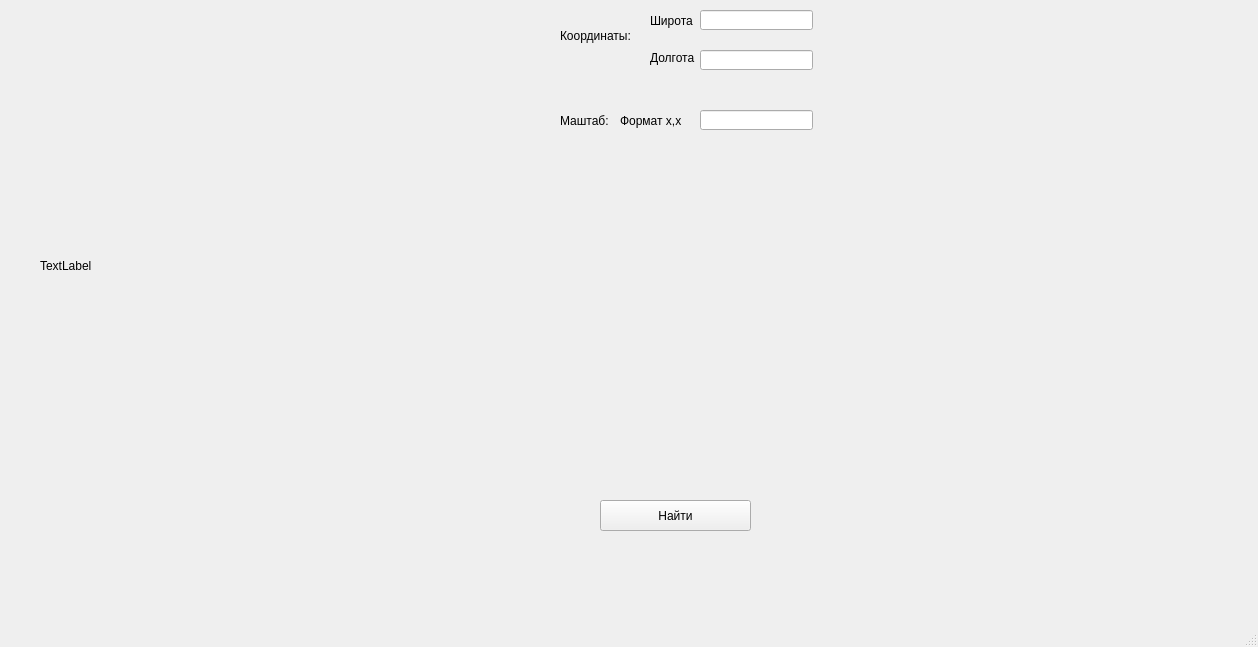
<?xml version="1.0" encoding="UTF-8"?>
<ui version="4.0">
 <class>MainWindow</class>
 <widget class="QMainWindow" name="MainWindow">
  <property name="geometry">
   <rect>
    <x>0</x>
    <y>0</y>
    <width>1258</width>
    <height>647</height>
   </rect>
  </property>
  <property name="windowTitle">
   <string>big map</string>
  </property>
  <widget class="QWidget" name="centralwidget">
   <widget class="QLabel" name="label">
    <property name="geometry">
     <rect>
      <x>560</x>
      <y>20</y>
      <width>71</width>
      <height>31</height>
     </rect>
    </property>
    <property name="text">
     <string>Координаты:</string>
    </property>
   </widget>
   <widget class="QLineEdit" name="coord_x">
    <property name="geometry">
     <rect>
      <x>700</x>
      <y>10</y>
      <width>113</width>
      <height>20</height>
     </rect>
    </property>
   </widget>
   <widget class="QLineEdit" name="coord_y">
    <property name="geometry">
     <rect>
      <x>700</x>
      <y>50</y>
      <width>113</width>
      <height>20</height>
     </rect>
    </property>
   </widget>
   <widget class="QLabel" name="label_2">
    <property name="geometry">
     <rect>
      <x>650</x>
      <y>10</y>
      <width>61</width>
      <height>21</height>
     </rect>
    </property>
    <property name="text">
     <string>Широта</string>
    </property>
   </widget>
   <widget class="QLabel" name="label_3">
    <property name="geometry">
     <rect>
      <x>650</x>
      <y>50</y>
      <width>51</width>
      <height>16</height>
     </rect>
    </property>
    <property name="text">
     <string>Долгота</string>
    </property>
   </widget>
   <widget class="QLabel" name="label_4">
    <property name="geometry">
     <rect>
      <x>560</x>
      <y>110</y>
      <width>81</width>
      <height>21</height>
     </rect>
    </property>
    <property name="text">
     <string>Маштаб:</string>
    </property>
   </widget>
   <widget class="QLineEdit" name="spn">
    <property name="geometry">
     <rect>
      <x>700</x>
      <y>110</y>
      <width>113</width>
      <height>20</height>
     </rect>
    </property>
   </widget>
   <widget class="QPushButton" name="butt">
    <property name="geometry">
     <rect>
      <x>600</x>
      <y>500</y>
      <width>151</width>
      <height>31</height>
     </rect>
    </property>
    <property name="text">
     <string>Найти</string>
    </property>
   </widget>
   <widget class="QLabel" name="map">
    <property name="geometry">
     <rect>
      <x>40</x>
      <y>40</y>
      <width>451</width>
      <height>451</height>
     </rect>
    </property>
    <property name="text">
     <string>TextLabel</string>
    </property>
   </widget>
   <widget class="QLabel" name="label_5">
    <property name="geometry">
     <rect>
      <x>620</x>
      <y>110</y>
      <width>71</width>
      <height>21</height>
     </rect>
    </property>
    <property name="text">
     <string>Формат x,x</string>
    </property>
   </widget>
  </widget>
  <widget class="QMenuBar" name="menubar">
   <property name="geometry">
    <rect>
     <x>0</x>
     <y>0</y>
     <width>1258</width>
     <height>21</height>
    </rect>
   </property>
  </widget>
  <widget class="QStatusBar" name="statusbar"/>
 </widget>
 <resources/>
 <connections/>
</ui>
